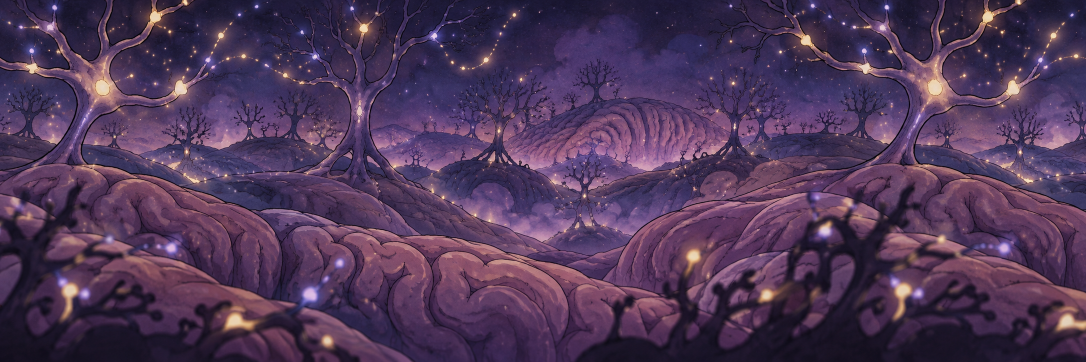
#> input picture examples/antidoto/source/bg_brain_far.png, 2172 x 724 px (shown at 1/2 size)
$ python layers.py source/bg_brain_far.png source/bg_brain_mid.png 5
#> lines starting #> are read from the running program, lines starting #| are printed output that depends on the picture; after the words box and inside, x2 and y2 are one past the last pixel; in counts of white or black regions, pixels touching at a corner belong together
### examples/antidoto/textures.py
# Copyright (c) 2026 Federico Pereira <lord.basex@gmail.com>
"""Turns a zone's tileset strip (4 tiles in a row from an image AI: floor
top, floor inside, floating platform, wall) into the engine's textures
(format 3's "textures", sides multiples of 16):

  ground_top  the floor top's upper band (its edge), 128 x 16, its cut
              bottom given a wavy inked edge: the engine lays it over the
              inside, so it meets any cell under or beside it
  ground      what lies under that band in the same tile, 128 x 48,
              seamless both ways
  platform    the platform's upper band, 128 x 16, its cut bottom given a
              wavy inked edge
  brick       a wall: the floor's inside darker (brick_top the floor's band
              darker, brick_bottom with each cell's bottom edged, for a
              wall that floats)

Every texture repeats across the level, so each one is made seamless: it is
cut a little bigger and the extra strip past one edge is faded into the
opposite edge, so the last column leads into the first (the bands only
across, the insides both ways); it is then resized as a repeating picture.
Cut straight from the middle of a tile, the floor showed a hard seam every
6 cells.

Each texture also gets its ends (ground_top_left, ..., platform_right): the
same picture with every cell's piece cut as the end of a run, its outer side
rounded off (a bulge per cell, so the cells of a column meet), inked and
shaded, the rest see-through. The engine draws them where a floor stops at a
pit or a platform ends; being cut from the same picture, they lead into the
next cell.

Better still, a zone can have its floor drawn to repeat by the image AI:
tex_<zone>_flesh.png (a square that repeats both ways) and tex_<zone>_top.png
(a wide strip of the floor's top edge, its own inked lower edge, that repeats
across) next to its tileset. Then nothing is cut or folded: ground is the
flesh (128 x 128, its folds about as big as the backgrounds'), ground_top and
platform the strip, each only resized as a repeating picture with the
little step left at its edges spread over a few pixels.

  [RES=2|3] uv run --with pillow --with numpy textures.py source/tiles_colon.png OUT_DIR
"""
import os
import sys

import numpy as np
from PIL import Image, ImageEnhance


# [19 lines left out: function tiles, not called in this run]


# the share of a cut faded into the opposite edge
OVERLAP = 0.3


FEATHER = 2  # pixels softened on each side of the cut


def fold(a, axis):
    """
    A picture (premultiplied float array) that repeats along `axis`: its
    last 1 - 1/(1 + OVERLAP) is laid over its start, and every row switches
    from one to the other along a cut where the two are most alike (the
    cheapest path from top to bottom, moving at most a pixel a row), so no
    stroke shows twice. Only FEATHER pixels each side of the cut are mixed.
    """
#> called with axis = 1
    a = np.moveaxis(a, axis, 1)
    total = a.shape[1]
#> total = 2172
    keep = round(total / (1 + OVERLAP))
#> keep = 1841
    over = total - keep
#> over = 331
    ext, own = a[:, keep:keep + over], a[:, :over]
    diff = np.abs(ext - own).sum(axis=2)
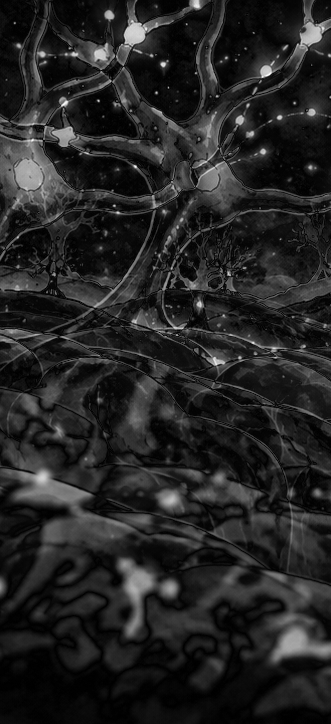
#> diff: shape (724, 331) float64; min 0, max 660, mean 95.3; drawn with min black and max white
    lo, hi = FEATHER + 1, over - FEATHER - 1  # the cut stays inside the overlap
#> lo = 29; hi = 302
    cost = np.full(diff.shape, np.inf)
    cost[0, lo:hi] = diff[0, lo:hi]
    step = np.zeros(diff.shape, dtype=np.int64)
    for r in range(1, diff.shape[0]):
        prev = cost[r - 1]
        best = np.stack([np.roll(prev, 1), prev, np.roll(prev, -1)])
        best[0, 0] = best[2, -1] = np.inf
        k = best.argmin(axis=0)
        cost[r, lo:hi] = diff[r, lo:hi] + best[k, np.arange(over)][lo:hi]
        step[r] = k - 1
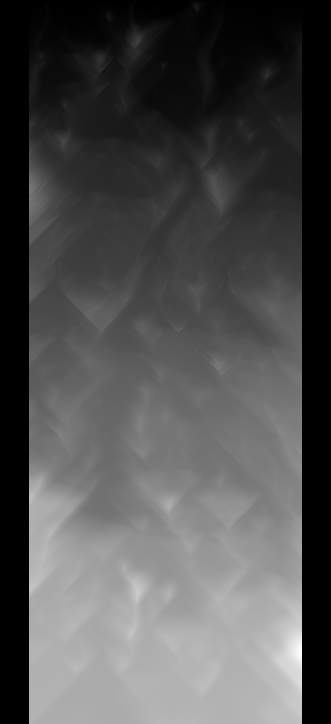
#> cost: shape (724, 331) float64; 17.52% of the values are NaN or infinite; the others: min 1, max 31517, mean 12036.1; drawn with min black, max white, NaN and infinite black
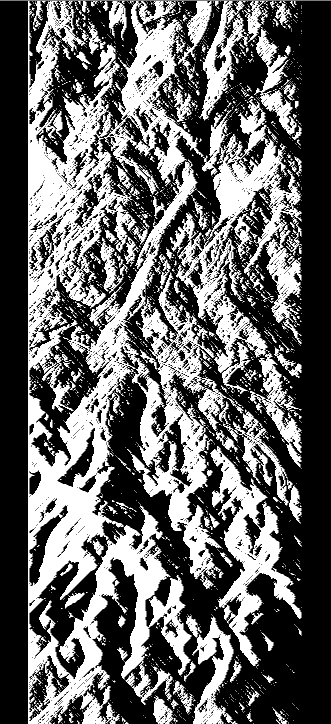
#> step: shape (724, 331) int64; min -1, max 1, mean -0.199; drawn with min black and max white
    cut = np.zeros(diff.shape[0], dtype=np.int64)
#> cut = 724 values from 0 to 0
    cut[-1] = int(np.argmin(cost[-1]))
    for r in range(diff.shape[0] - 1, 0, -1):
        cut[r - 1] = cut[r] + step[r, cut[r]]
#> after the loop, cut = 724 values, max 197 at index 181, min 92 at index 638, mean 136.3
    # left of the cut: what lies past the far edge (so the far edge leads in); right of it: the picture's own start
    x = np.arange(over)[None, :]
    t = np.clip((x - cut[:, None] + FEATHER + 0.5) / (2 * FEATHER + 1), 0, 1)[..., None]
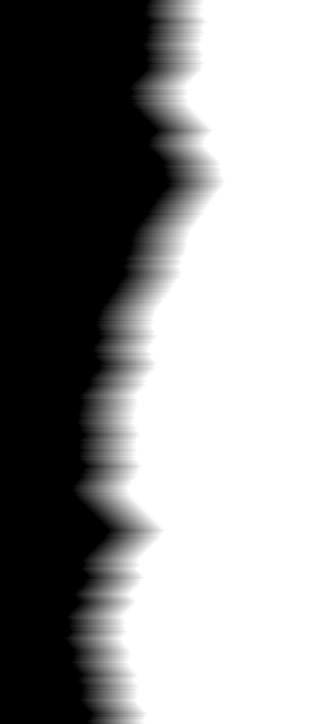
#> t: shape (724, 331, 1) float64; min 0, max 1, mean 0.587
    out = a[:, :keep].copy()
    out[:, :over] = ext * (1 - t) + own * t
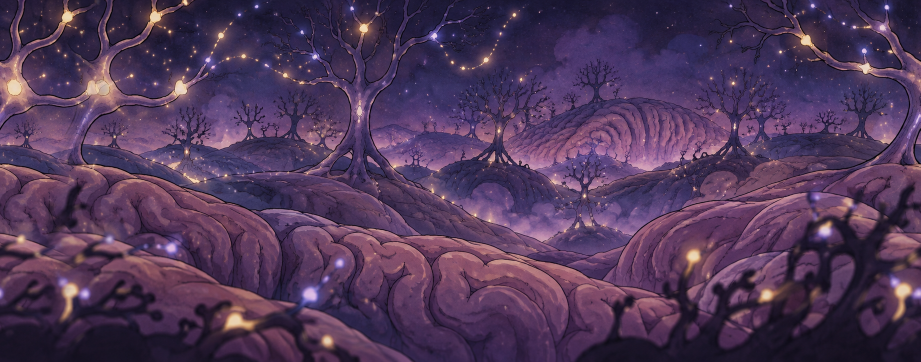
#> out: shape (724, 1841, 4) float64 (shown at 1/2 size); mean R, G, B, A 80.5, 56.3, 88.7, 255; transparent parts drawn white
    return np.moveaxis(out, 1, axis)


# [10 lines left out: function seamless, not called in this run]


def wrap_resize(im, size, across, down):
    """Resized as a repeating picture: laid 3 times each way it repeats, resized, the middle kept (no edge of its own)."""
    nx, ny = (3 if across else 1), (3 if down else 1)
    big = Image.new("RGBA", (im.width * nx, im.height * ny))
    for j in range(ny):
        for i in range(nx):
            big.paste(im, (i * im.width, j * im.height))
    big = big.resize((size[0] * nx, size[1] * ny), Image.LANCZOS)
    x, y = size[0] * (nx // 2), size[1] * (ny // 2)
    return big.crop((x, y, x + size[0], y + size[1]))


SEAM = 12  # pixels each side of a drawn texture's edge that take up the step left there


# [94 lines left out: functions close_seam, repeat_span, drawn_band, surface, band, body and 1 more, not called in this run]


# the ink of the outlines (the tiles' own dark brown) and the ends' shapes, in a cell's share
INK = np.array([43, 20, 16], dtype=np.float64)
EDGE = 0.22      # how far into its cell an end's side lies
BULGE = 0.07     # its bulge in each cell
INK_W = 0.075    # the ink line's width
SHADE_W = 0.35   # the shading inside the edge
SHADE = 0.4      # how dark it gets at the edge


# [58 lines left out: functions end, main, not called in this run]


# [2 lines that do not run on import are left out]

### examples/antidoto/layers.py
#!/usr/bin/env python3
# Copyright (c) 2026 Federico Pereira <lord.basex@gmail.com>
"""Makes a zone's background layer repeat with no seam and sizes it for the game.

  uv run --with pillow --with numpy layers.py SRC.png DST.png HEIGHT

An image AI's wide background does not end where it starts: laid side by side
(the engine repeats a layer across the level) a hard vertical cut shows. Its
last part is laid over its start and every row switches from one to the other
along the cut where the two are most alike (textures.py's fold, with a wide
overlap and a soft join for a painting), then it is resized as a repeating
picture to HEIGHT pixels tall.
"""
import sys

import numpy as np
from PIL import Image

import textures

OVERLAP = 0.18  # a sixth of the picture laid over its start
FEATHER = 28    # pixels each side of the cut mixed (a painting's soft shading hides a wider join)


def main():
    src, dst, height = sys.argv[1], sys.argv[2], int(sys.argv[3])
    im = Image.open(src).convert("RGBA")
    textures.OVERLAP, textures.FEATHER = OVERLAP, FEATHER
    a = np.asarray(im).astype(np.float64)
    a[..., :3] *= a[..., 3:] / 255
    a = textures.fold(a, 1)
    alpha = a[..., 3:]
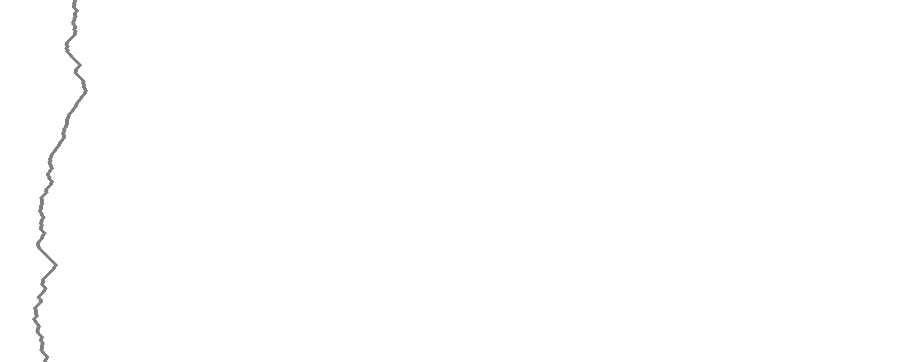
#> alpha: shape (724, 1841, 1) float64 (shown at 1/2 size); values 255 (black) and 255 (white), 99.8% white; black in thin lines or dots, all inside (x1, y1, x2, y2) = (64, 0, 176, 724)
    a[..., :3] = np.where(alpha > 0, a[..., :3] * 255 / np.maximum(alpha, 1e-6), 0)
#> a: shape (724, 1841, 4) float64
    out = Image.fromarray(np.clip(np.round(a), 0, 255).astype(np.uint8), "RGBA")
#> out: PIL image 1841x724 RGBA
    width = round(out.width * height / out.height)
#> width = 13
    textures.wrap_resize(out, (width, height), True, False).save(dst)
#> in wrap_resize, `big = Image.new("RGBA", (im.width * nx, im.height * ny))`: big: PIL image 5523x724 RGBA; every value is 0
#> after the loop in wrap_resize, `for j in range(ny):`:
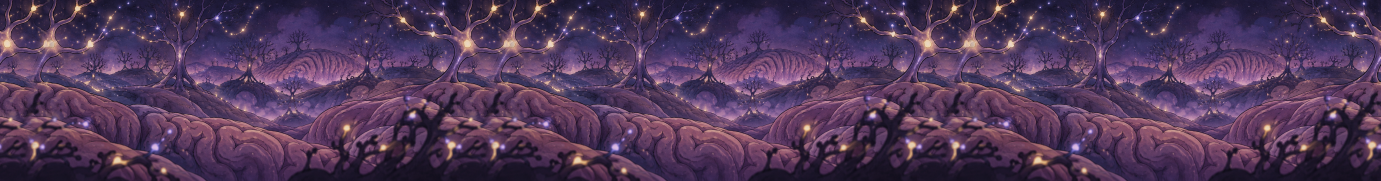
#> big: PIL image 5523x724 RGBA (shown at 1/4 size); mean R, G, B, A 80.5, 56.3, 88.7, 255


if __name__ == "__main__":
    main()

$ run again, on examples/antidoto/source/bg_colon_far.png
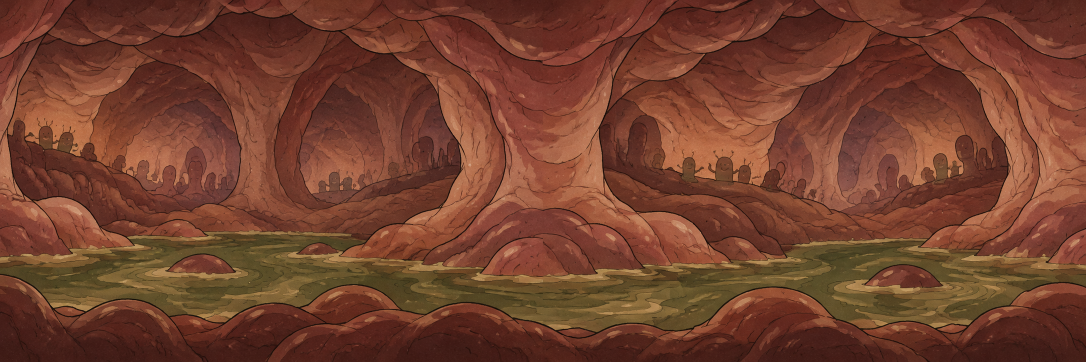
#> input picture examples/antidoto/source/bg_colon_far.png, 2172 x 724 px (shown at 1/2 size)
#> after the loop in fold, `for r in range(1, diff.shape[0]):`:
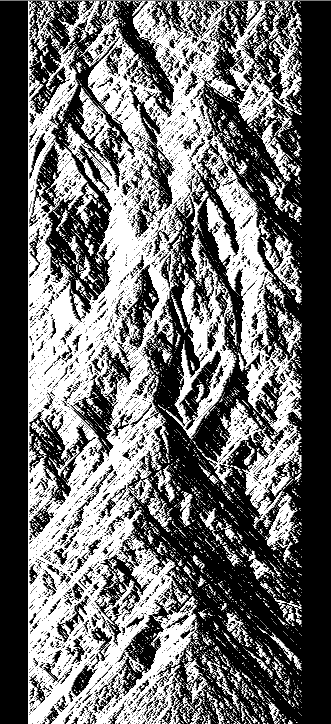
#> step: shape (724, 331) int64; min -1, max 1, mean -0.144; drawn with min black and max white
#> after the loop in fold, `for r in range(diff.shape[0] - 1, 0, -1):`: cut = 724 values, max 228 at index 1, min 127 at index 481, mean 177
#> alpha: shape (724, 1841, 1) float64; values 255 (black) and 255 (white), 99.8% white; black in thin lines or dots, all inside (x1, y1, x2, y2) = (99, 0, 207, 724)
#> after the loop in wrap_resize, `for j in range(ny):`:
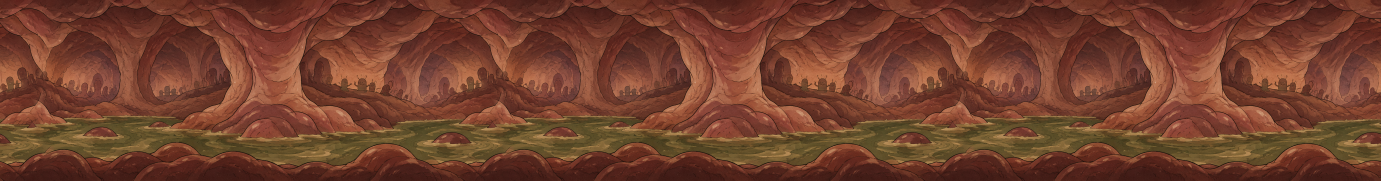
#> big: PIL image 5523x724 RGBA (shown at 1/4 size); mean R, G, B, A 115.1, 64.6, 45.5, 255

$ run again, on examples/antidoto/source/bg_colon_mid.png
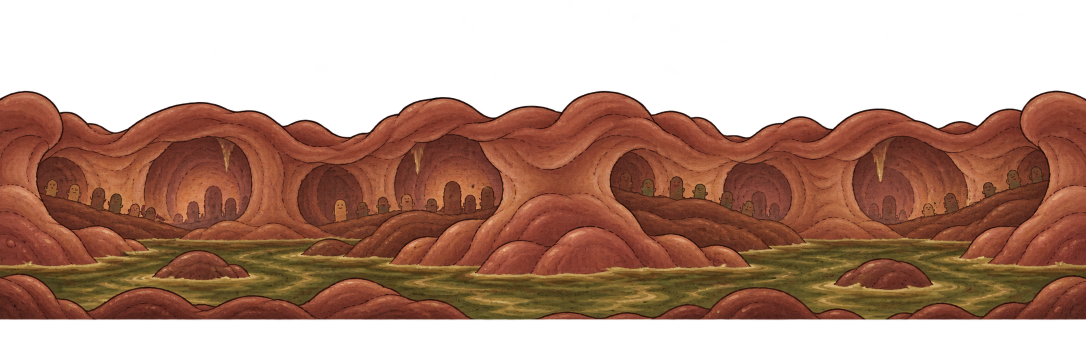
#> input picture examples/antidoto/source/bg_colon_mid.png, 2172 x 724 px (shown at 1/2 size)
#> in main, im is the input picture: PIL image 2172x724 RGBA; mean R, G, B, A 76.1, 42.3, 27.4, 144.3
#> after the loop in fold, `for r in range(1, diff.shape[0]):`:
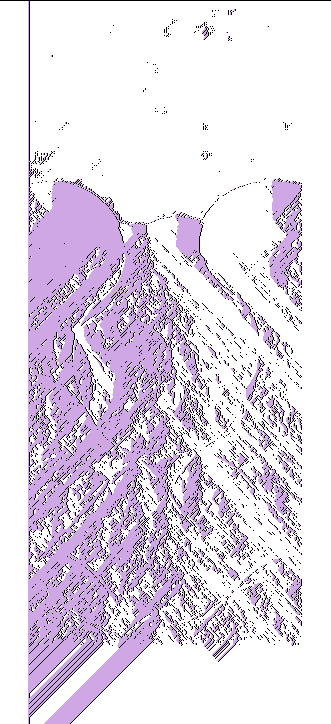
#> step: shape (724, 331) int64; 3 distinct labels, from -1 to 1; one colour per label, 0 black, -1 white
#> after the loop in fold, `for r in range(diff.shape[0] - 1, 0, -1):`: cut = 724 values, max 185 at index 579, min 29 at index 0, mean 127
#> after the loop in wrap_resize, `for j in range(ny):`:
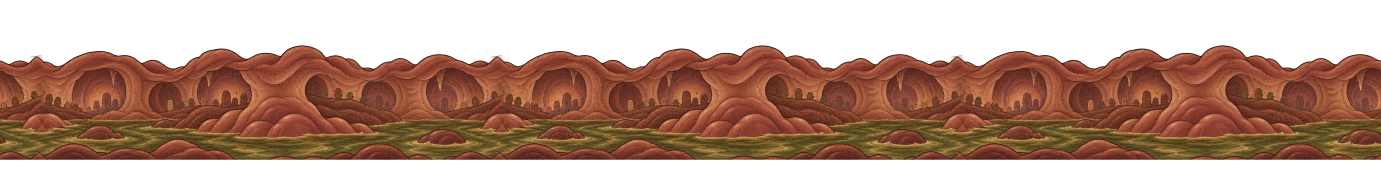
#> big: PIL image 5523x724 RGBA (shown at 1/4 size); mean R, G, B, A 75.3, 42.3, 27.1, 142.6; transparent parts drawn white

$ run again, on examples/antidoto/source/bg_heart_far.png
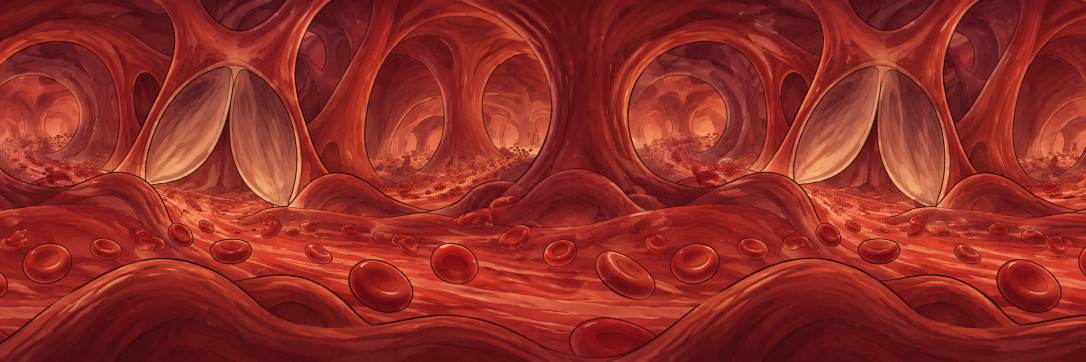
#> input picture examples/antidoto/source/bg_heart_far.png, 2172 x 724 px (shown at 1/2 size)
#> after the loop in fold, `for r in range(diff.shape[0] - 1, 0, -1):`: cut = 724 values, max 221 at index 112, min 77 at index 723, mean 178.2
#> alpha: shape (724, 1841, 1) float64; values 255 (black) and 255 (white), 99.8% white; black in thin lines or dots, all inside (x1, y1, x2, y2) = (49, 0, 200, 724)
#> after the loop in wrap_resize, `for j in range(ny):`:
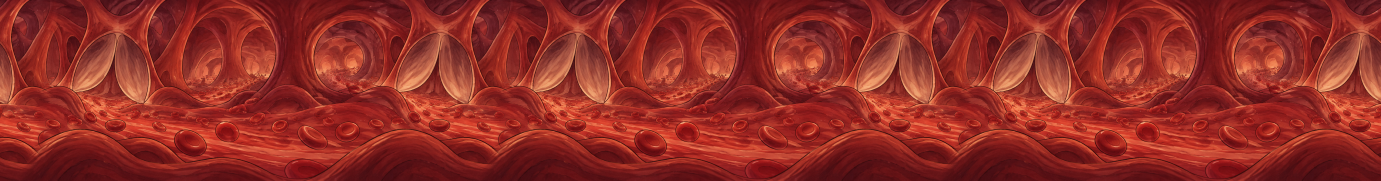
#> big: PIL image 5523x724 RGBA (shown at 1/4 size); mean R, G, B, A 145.1, 44.5, 37.5, 255
